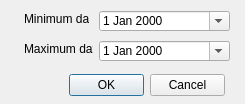
<?xml version="1.0" encoding="UTF-8"?>
<ui version="4.0">
 <class>DateProperty</class>
 <widget class="QDialog" name="DateProperty">
  <property name="geometry">
   <rect>
    <x>0</x>
    <y>0</y>
    <width>245</width>
    <height>104</height>
   </rect>
  </property>
  <property name="windowTitle">
   <string>Date properties</string>
  </property>
  <widget class="QDialogButtonBox" name="buttonBox">
   <property name="geometry">
    <rect>
     <x>69</x>
     <y>74</y>
     <width>156</width>
     <height>23</height>
    </rect>
   </property>
   <property name="orientation">
    <enum>Qt::Horizontal</enum>
   </property>
   <property name="standardButtons">
    <set>QDialogButtonBox::Cancel|QDialogButtonBox::Ok</set>
   </property>
  </widget>
  <widget class="QLabel" name="label">
   <property name="geometry">
    <rect>
     <x>24</x>
     <y>11</y>
     <width>65</width>
     <height>16</height>
    </rect>
   </property>
   <property name="maximumSize">
    <size>
     <width>200</width>
     <height>16777215</height>
    </size>
   </property>
   <property name="text">
    <string>Minimum date</string>
   </property>
  </widget>
  <widget class="QDateEdit" name="edtMinDate">
   <property name="geometry">
    <rect>
     <x>99</x>
     <y>11</y>
     <width>131</width>
     <height>20</height>
    </rect>
   </property>
   <property name="calendarPopup">
    <bool>true</bool>
   </property>
  </widget>
  <widget class="QLabel" name="label_2">
   <property name="geometry">
    <rect>
     <x>24</x>
     <y>41</y>
     <width>69</width>
     <height>16</height>
    </rect>
   </property>
   <property name="sizePolicy">
    <sizepolicy hsizetype="Fixed" vsizetype="Preferred">
     <horstretch>0</horstretch>
     <verstretch>0</verstretch>
    </sizepolicy>
   </property>
   <property name="maximumSize">
    <size>
     <width>200</width>
     <height>16777215</height>
    </size>
   </property>
   <property name="text">
    <string>Maximum date</string>
   </property>
  </widget>
  <widget class="QDateEdit" name="edtMaxDate">
   <property name="geometry">
    <rect>
     <x>99</x>
     <y>41</y>
     <width>131</width>
     <height>20</height>
    </rect>
   </property>
   <property name="calendarPopup">
    <bool>true</bool>
   </property>
  </widget>
 </widget>
 <resources/>
 <connections>
  <connection>
   <sender>buttonBox</sender>
   <signal>accepted()</signal>
   <receiver>DateProperty</receiver>
   <slot>accept()</slot>
   <hints>
    <hint type="sourcelabel">
     <x>248</x>
     <y>254</y>
    </hint>
    <hint type="destinationlabel">
     <x>157</x>
     <y>274</y>
    </hint>
   </hints>
  </connection>
  <connection>
   <sender>buttonBox</sender>
   <signal>rejected()</signal>
   <receiver>DateProperty</receiver>
   <slot>reject()</slot>
   <hints>
    <hint type="sourcelabel">
     <x>316</x>
     <y>260</y>
    </hint>
    <hint type="destinationlabel">
     <x>286</x>
     <y>274</y>
    </hint>
   </hints>
  </connection>
 </connections>
</ui>
